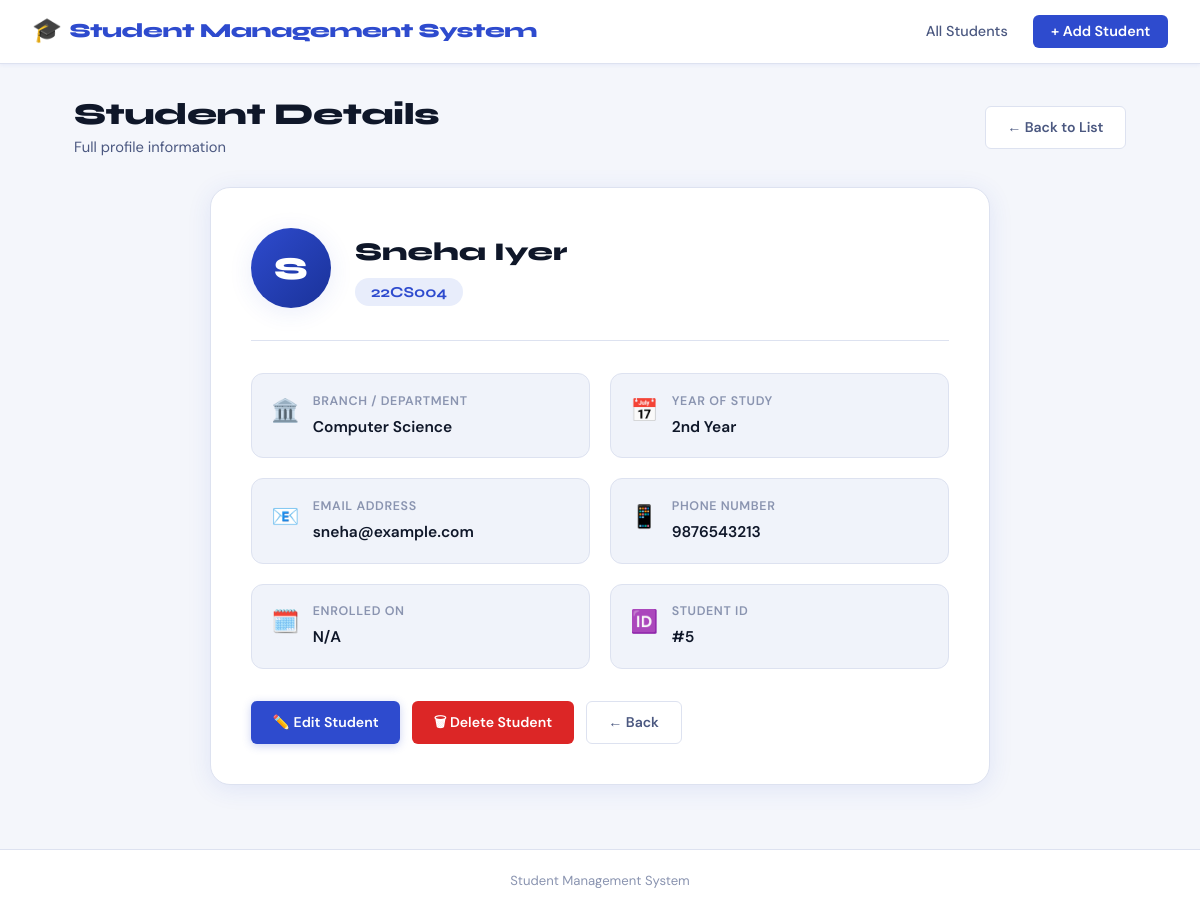
The page /view/5 on the database its author committed.
### tables this page shows
CREATE TABLE students (
    id INTEGER PRIMARY KEY AUTOINCREMENT,
    name TEXT,
    roll_no TEXT,
    branch TEXT,
    year TEXT,
    email TEXT,
    phone TEXT
);

### app.py (the view)
@app.route('/view/<int:id>')
def view_student(id):
    conn = get_db_conn()
    student = None
    if conn:
        cursor = conn.cursor()
        cursor.execute("SELECT * FROM students WHERE id = ?", (id,))
        student = cursor.fetchone()
        cursor.close()
        conn.close()
    return render_template('view_student.html', student=student)

### app.py (called while the page is built)
def get_db_conn():
    conn = sqlite3.connect('students.db')
    conn.row_factory = sqlite3.Row
    return conn

### templates/view_student.html (shortened to what this page needs)
{% extends 'base.html' %}
{% block content %}
<div class="page-header">
    <div class="page-header-text">
        <h1 class="page-title">Student Details</h1>
        <p class="page-subtitle">Full profile information</p>
    </div>
    <a href="{{ url_for('index') }}" class="btn btn-outline">← Back to List</a>
</div>
{% if student %}
<div class="detail-container">
    <div class="profile-header">
        <div class="profile-avatar-large">{{ student.name[0].upper() }}</div>
        <div class="profile-info">
            <h2 class="profile-name">{{ student.name }}</h2>
            <span class="badge badge-large">{{ student.roll_no }}</span>
        </div>
    </div>
    <div class="detail-grid">
        <div class="detail-item">
            <span class="detail-icon">🏛️</span>
            <div>
                <p class="detail-label">Branch / Department</p>
                <p class="detail-value">{{ student.branch }}</p>
            </div>
        </div>
        <div class="detail-item">
            <span class="detail-icon">📅</span>
            <div>
                <p class="detail-label">Year of Study</p>
                <p class="detail-value">{{ student.year }}</p>
            </div>
        </div>
        <div class="detail-item">
            <span class="detail-icon">📧</span>
            <div>
                <p class="detail-label">Email Address</p>
                <p class="detail-value">{{ student.email or 'Not provided' }}</p>
            </div>
        </div>
        <div class="detail-item">
            <span class="detail-icon">📱</span>
            <div>
                <p class="detail-label">Phone Number</p>
                <p class="detail-value">{{ student.phone or 'Not provided' }}</p>
            </div>
        </div>
        <div class="detail-item">
            <span class="detail-icon">🗓️</span>
            <div>
                <p class="detail-label">Enrolled On</p>
                <p class="detail-value">{{ student.created_at.strftime('%d %B %Y') if student.created_at else 'N/A' }}</p>
            </div>
        </div>
        <div class="detail-item">
            <span class="detail-icon">🆔</span>
            <div>
                <p class="detail-label">Student ID</p>
                <p class="detail-value">#{{ student.id }}</p>
            </div>
        </div>
    </div>
    <div class="form-actions" style="margin-top: 2rem;">
        <a href="{{ url_for('edit_student', id=student.id) }}" class="btn btn-primary">✏️ Edit Student</a>
        <a href="{{ url_for('delete_student', id=student.id) }}"
           class="btn btn-danger"
           onclick="return confirm('Are you sure you want to delete {{ student.name }}?')">🗑 Delete Student</a>
        <a href="{{ url_for('index') }}" class="btn btn-outline">← Back</a>
    </div>
</div>
{% endif %}
{% endblock %}

### static/style.css (style rules this page uses)
:root { --bg: #f4f6fb; --surface: #ffffff; --surface-2: #f0f3fa; --accent: #2e4bce; --accent-dark: #1a3299; --accent-light: #e8edfb; --success: #16a34a; --success-bg: #dcfce7; --danger: #dc2626; --danger-bg: #fee2e2; --warning: #d97706; --text-primary: #0f1729; --text-secondary:#4b5880; --text-muted: #8a94b0; --border: #dde2f0; --border-focus: #2e4bce; --radius-sm: 6px; --radius: 12px; --radius-lg: 20px; --shadow-sm: 0 1px 4px rgba(46,75,206,0.07); --shadow: 0 4px 24px rgba(46,75,206,0.10); --shadow-lg: 0 8px 40px rgba(46,75,206,0.15); --font-display: 'Syne', sans-serif; --font-body: 'DM Sans', sans-serif; --nav-h: 64px; }
*, *::before, *::after { box-sizing: border-box; margin: 0; padding: 0; }
body { font-family: var(--font-body); background: var(--bg); color: var(--text-primary); min-height: 100vh; display: flex; flex-direction: column; font-size: 15px; line-height: 1.6; }
a { text-decoration: none; color: inherit; }
.page-header { display: flex; align-items: center; justify-content: space-between; margin-bottom: 1.75rem; flex-wrap: wrap; gap: 1rem; }
.page-title { font-family: var(--font-display); font-size: 1.9rem; font-weight: 800; color: var(--text-primary); letter-spacing: -0.5px; line-height: 1.2; }
.page-subtitle { color: var(--text-secondary); font-size: 0.92rem; margin-top: 0.2rem; }
.badge { background: var(--accent-light); color: var(--accent); padding: 0.2rem 0.65rem; border-radius: 20px; font-size: 0.8rem; font-weight: 700; font-family: var(--font-display); white-space: nowrap; }
.badge-large { font-size: 0.95rem; padding: 0.3rem 1rem; }
.btn { display: inline-flex; align-items: center; gap: 0.4rem; padding: 0.6rem 1.35rem; border-radius: var(--radius-sm); font-weight: 600; font-size: 0.88rem; cursor: pointer; border: none; transition: all 0.2s; font-family: var(--font-body); white-space: nowrap; }
.btn-primary { background: var(--accent); color: #fff; box-shadow: 0 2px 8px rgba(46,75,206,0.25); }
.btn-outline { background: var(--surface); color: var(--text-secondary); border: 1.5px solid var(--border); }
.btn-danger { background: var(--danger); color: #fff; }
.form-actions { display: flex; gap: 0.75rem; margin-top: 2rem; flex-wrap: wrap; }
.detail-container { background: var(--surface); border-radius: var(--radius-lg); box-shadow: var(--shadow); padding: 2.5rem; border: 1.5px solid var(--border); max-width: 780px; margin: 0 auto; }
.profile-header { display: flex; align-items: center; gap: 1.5rem; padding-bottom: 2rem; margin-bottom: 2rem; border-bottom: 1.5px solid var(--border); }
.profile-avatar-large { width: 80px; height: 80px; border-radius: 50%; background: linear-gradient(135deg, var(--accent), var(--accent-dark)); color: #fff; display: flex; align-items: center; justify-content: center; font-family: var(--font-display); font-weight: 800; font-size: 2rem; flex-shrink: 0; box-shadow: var(--shadow); }
.profile-name { font-family: var(--font-display); font-size: 1.6rem; font-weight: 800; margin-bottom: 0.4rem; }
.detail-grid { display: grid; grid-template-columns: 1fr 1fr; gap: 1.25rem; }
.detail-item { display: flex; align-items: flex-start; gap: 0.85rem; padding: 1.1rem 1.2rem; background: var(--surface-2); border-radius: var(--radius); border: 1px solid var(--border); }
.detail-icon { font-size: 1.4rem; flex-shrink: 0; margin-top: 0.1rem; }
.detail-label { font-size: 0.78rem; font-weight: 600; color: var(--text-muted); text-transform: uppercase; letter-spacing: 0.05em; margin-bottom: 0.2rem; }
.detail-value { font-size: 0.97rem; font-weight: 600; color: var(--text-primary); }

### rows shown on the page
students: name "S", name "Sneha Iyer", roll_no "22CS004", branch "Computer Science", year "2nd Year", email "sneha@example.com", phone "9876543213", id "5"
